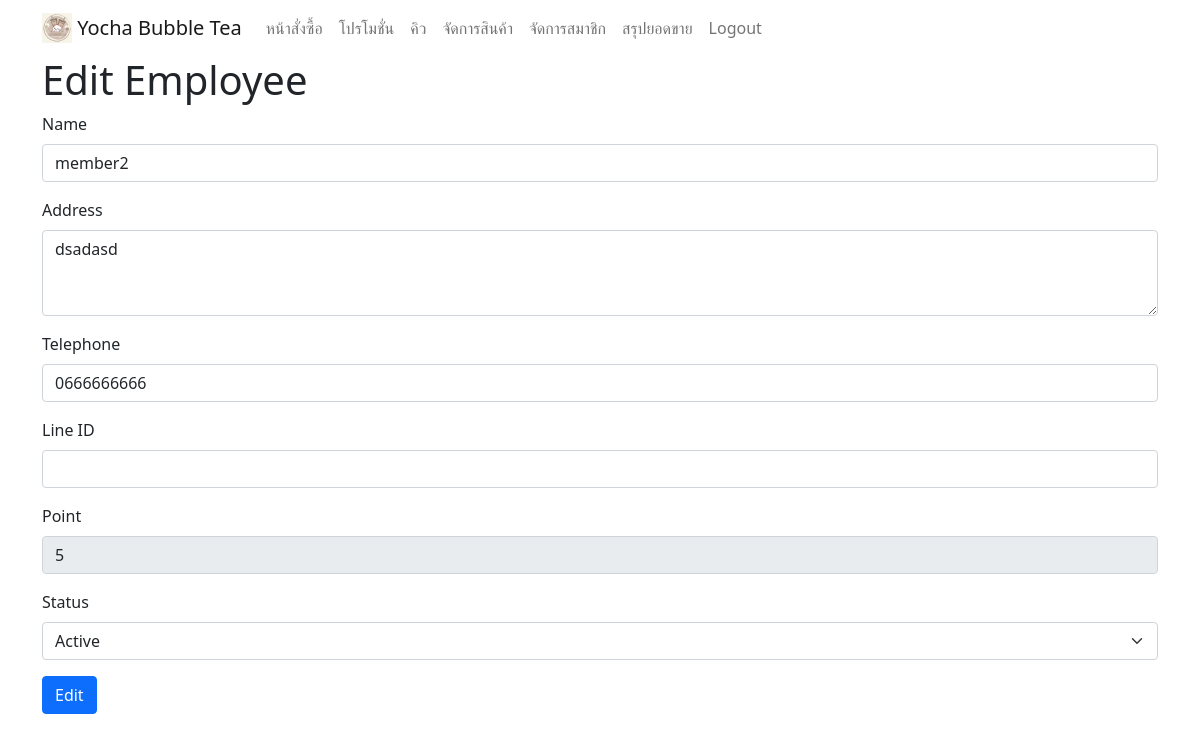
The app's page /employee/edit_member.php?id=1 (signed in) with its own data.
### tables this page shows
CREATE TABLE `member` (
  `member_id` int(11) NOT NULL,
  `name` varchar(50) NOT NULL,
  `address` varchar(200) NOT NULL,
  `telephone` varchar(15) NOT NULL,
  `status` varchar(30) NOT NULL,
  `point` varchar(15) NOT NULL,
  `line` varchar(50) NOT NULL
);

### employee/edit_member.php (the view, shortened to what this page needs)
<?php
include("navbar_em.php");
include ("../connection.php");
$id = $_GET['id'];
$sql = "SELECT * FROM member WHERE member_id = $id";
$result = $conn->query($sql);
$row = $result->fetch_assoc()
?>
<div class="container">
    <h1>Edit Employee</h1>
    <form action="edit_member_p.php" method="post">
      <div class="mb-3">
        <label for="name" class="form-label">Name</label>
        <input type="text" class="form-control" id="name" name="name" value="<?php echo $row["name"] ?>">
      </div>
      <div class="mb-3">
        <label for="address" class="form-label">Address</label>
        <textarea class="form-control" id="address" name="address" rows="3" ><?php echo $row["address"] ?></textarea>
      </div>
      <div class="mb-3">
        <label for="telephone" class="form-label">Telephone</label>
        <input type="number" class="form-control" id="telephone" name="telephone" value="<?php echo $row["telephone"] ?>">
      </div>
      <div class="mb-3">
        <label for="line_id" class="form-label">Line ID</label>
        <input type="text" class="form-control" id="line_id" name="line_id" value="<?php echo $row["line"] ?>">
      </div>
      <div class="mb-3">
        <label for="line_id" class="form-label">Point</label>
        <input type="text" class="form-control" id="line_id" name="line_id" value="<?php echo $row["point"] ?>" readonly>
      </div>
      <div class="mb-3">
        <label for="status" class="form-label">Status</label>
        <select class="form-select" id="status" name="status" >
        <option value="employee" <?php echo ($row['status'] == 'active') ? 'selected' : ''; ?>>Active</option>
        </select>
      </div>
      <button type="submit" class="btn btn-primary">Edit</button>
    </form>
  </div>

### records on screen
member: name "member2", address "dsadasd", telephone "0666666666", line_id "5"
